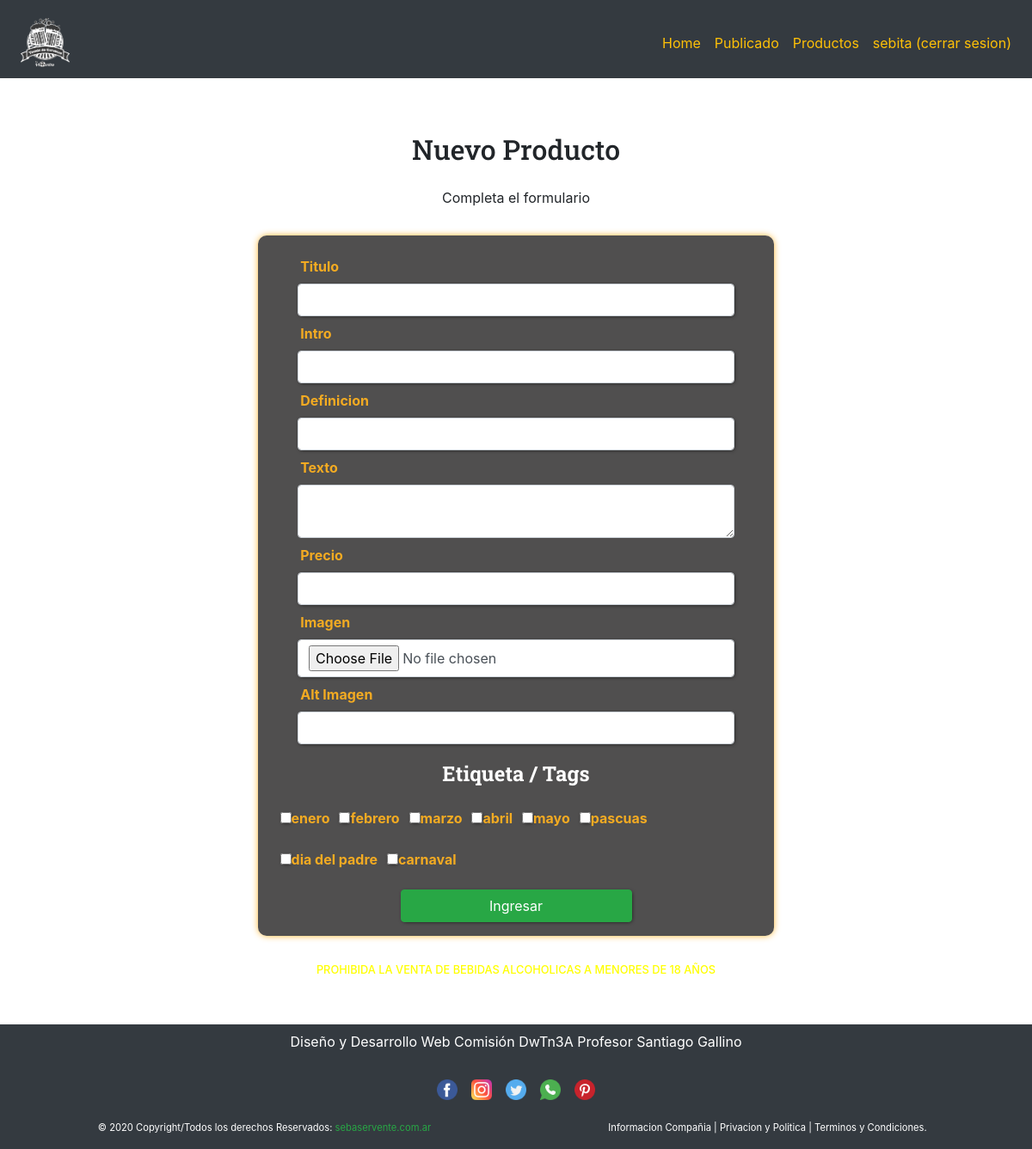
Screenshot of /servente-sebastian_tp/admin/index.php?s=nuevo-producto (signed in) with the database file from the repository.
### tables this page shows
CREATE TABLE `tags` (
  `id_tags` int(10) UNSIGNED NOT NULL,
  `nombre` varchar(50) NOT NULL
);

### servente-sebastian_tp/libraries/sessiones.php (called while the page is built)
<?php
function sessionValueGetFlash($key, $default = null) {
    if(isset($_SESSION[$key])) {
        $returnValue = $_SESSION[$key];
        unset($_SESSION[$key]);
    } else {
        $returnValue = $default;
    }
    return $returnValue;
}

### servente-sebastian_tp/libraries/tags.php (called while the page is built)
<?php
function tagsTodos($db){
    $query = "SELECT * FROM tags";
    $resultados = mysqli_query($db, $query);
    $salida = [];
    while($fila = mysqli_fetch_assoc($resultados)) {
        $salida[] = $fila;
    }
    return $salida;
}

### servente-sebastian_tp/admin/secciones/nuevo-producto.php (the view, shortened to what this page needs)
<?php
require_once  '../libraries/tags.php';
$tags = tagsTodos($db);
$errores = sessionValueGetFlash('errores', []);
$oldData = sessionValueGetFlash('old_data', []);
?>
<section  class="container sectionRegistro">
        <h2 class="col-12">Nuevo Producto </h2>
        <p>Completa el formulario</p>
        <form action="acciones/producto-crear.php" method="post" enctype="multipart/form-data" class="formRegistro">
            <div class="form-group col-12">
                <div class="col-12  ">
                    <label for="title" class="col-md-lg-2 col-form-label">Titulo</label>
                    <input  type="text"
                            class="form-control"
                            id="title"
                            name="title"
                            value="<?= $oldData['title'] ?? '';?>"
                            <?php if(isset($errores['title'])) echo 'aria-describedby="error-title"';?>>
                </div>
                <div class="col-md-12 column">
                    <label for="intro" class="col-md-lg-2 col-form-label">Intro</label>
                    <input  type="text"
                            class="form-control"
                            id="intro"
                            name="intro"
                            value="<?= $oldData['intro'] ?? '';?>"
                            <?php if(isset($errores['intro'])) echo 'aria-describedby="error-intro"';?>>
                </div>
                <div class="col-md-12 column">
                    <label for="definicion" class="col-md-lg-2 col-form-label">Definicion</label>
                    <input  type="text"
                            class="form-control"
                            id="definicion"
                            name="definicion"
                            value="<?= $oldData['definicion'] ?? '';?>">
                </div>
                <div class="col-md-12 column">
                    <label for="text" class="col-md-lg-2 col-form-label">Texto</label>
                    <textarea class="form-control" id="text" name="text"><?= $oldData['text'] ?? '';?></textarea>
                </div>
                <div class="col-md-12 column">
                    <label for="precio" class="col-md-lg-2 col-form-label">Precio</label>
                    <input  type="number"
                            class="form-control"
                            id="precio"
                            name="precio"
                            value="<?= $oldData['precio'] ?? '';?>"
                            <?php if(isset($errores['precio'])) echo 'aria-describedby="error-precio"';?>>
                </div>
                <div class="col-md-12 column">
                    <label for="img" class="col-md-lg-2 col-form-label">Imagen</label>
                    <input  type="file"
                            class="form-control"
                            id="img"
                            name="img"
                            >
                </div>
                <div class="col-md-12 column">
                    <label for="img-alt" class="col-md-lg-2 col-form-label">Alt Imagen</label>
                    <input  type="text"
                            class="form-control"
                            id="img-alt"
                            name="img-alt"
                            value="<?= $oldData['img_alt'] ?? '';?>">
                </div>
            </div>
            <fieldset>
                <?php
                    foreach($tags as $tag): ?>
                        <label for=""><input type="checkbox" name="tags[]" value="<?= $tag['id_tags'];?>"<?php
                           if (isset($oldData['tags']) && in_array($tag['id_tags'], $oldData['tags'])) {
                               echo "checked";
                           }
                           ?>><?= $tag['nombre'];?></label>
                <?php
                endforeach;?>
                <legend>Etiqueta / Tags</legend>
            </fieldset>
            <div class="col-12 text-center">
                <input type="submit" value="Ingresar" class="btn btn-success col-xl-6">
            </div>
        </form>
    <h4 class="col-12 ">PROHIBIDA LA VENTA DE BEBIDAS ALCOHOLICAS A MENORES DE 18 AÑOS</h4>
</section>

### rows the page displays
tags: nombre "enero"
tags: nombre "febrero"
tags: nombre "marzo"
tags: nombre "abril"
tags: nombre "mayo"
tags: nombre "pascuas"
tags: nombre "dia del padre"
tags: nombre "carnaval"

### other values shown
authObtenerUsuario()['nombre'] "sebita"
